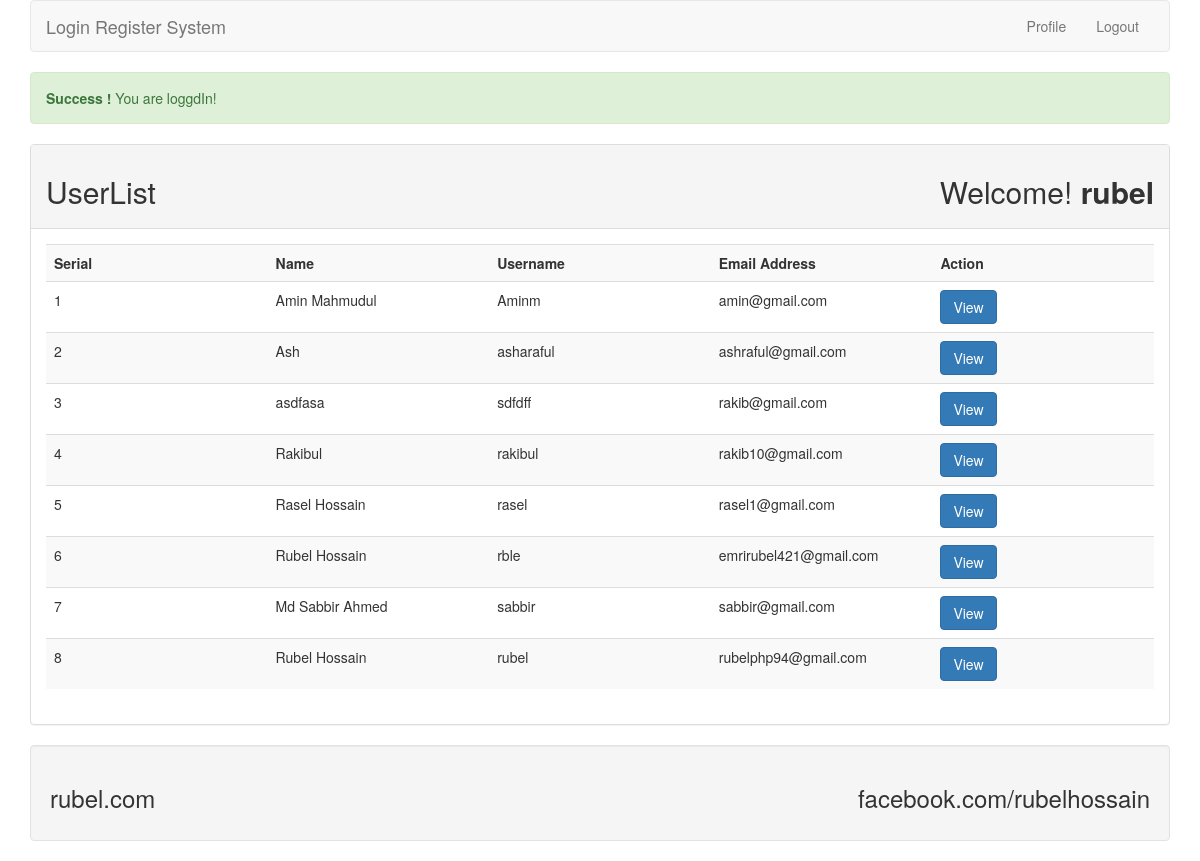
Page /index.php (signed in) on the committed database.
### tables this page shows
CREATE TABLE `tbl_user` (
  `id` int(11) NOT NULL,
  `name` varchar(230) NOT NULL,
  `username` varchar(230) NOT NULL,
  `email` varchar(230) NOT NULL,
  `password` varchar(230) NOT NULL
);

### lib/Session.php (called while the page is built, shortened)
<?php
class Session
{
	public static function get($key){
		if(isset($_SESSION[$key])){
			return $_SESSION[$key];
		}else{
			return false ;
		}
	}
}
?>

### lib/User.php (called while the page is built, shortened)
<?php
	include_once 'Session.php';
	include 'Database.php';
class User
{
	private $db ;
	function __construct()
	{
		$this->db = new Database() ;
	}
	public function getUserData(){
		$sql = "SELECT * FROM tbl_user ORDER BY id DESC ";
		$query = $this->db->pdo->prepare($sql);
		$query->execute() ;
		$result = $query->fetchAll();
		return $result ;
	}
}
?>

### lib/Database.php (called while the page is built)
<?php
class Database
{
	public $pdo ;
	function __construct()
	{
		$dsn = "mysql:dbname=db_lr;host=localhost";
		$username = "root";
		$pass = "";
		if(!isset($this->pdo)){
			try{
				$link = new PDO($dsn , $username,$pass);
				$this->pdo = $link ;
			}catch(PDOExecption $e){
				echo "Connection failed ".$e->getMessage();
			}
		}
	}
}
?>

### index.php (the view, shortened to what this page needs)
 <?php
 include "lib/User.php";
 include "inc/header.php";
?>
<?php
$loginmsg = Session::get("loginmsg") ;
	if(isset($loginmsg)){
		echo $loginmsg ;
	}
?>
		<div class="panel panel-default">
		<div class="panel-heading">
			<h2>UserList<span class="pull-right">Welcome!
			<strong>
			<?php
			$username = Session::get("username");
			if(isset($username)){
				echo $username;
			}
			?></strong>
		</span></h2>
		</div>
		<div class="panel-body">
			<table class="table table-striped">
				<th width="20%">Serial</th>
				<th width="20%">Name</th>
				<th width="20%">Username</th>
				<th width="20%">Email Address</th>
				<th width="20%">Action</th>
<?php
$user = new User();
$userdata = $user->getUserData();
if($userdata){
	$i = 0 ;
	foreach ($userdata as $data) {
		++$i ;
?>
				<tr>
					<td><?php echo $i ;?></td>
					<td><?php echo $data['name'] ;?></td>
					<td><?php echo $data['username'] ;?></td>
					<td><?php echo $data['email'];?></td>
					<td>
						<a class="btn btn-primary" href="profile.php?id=<?php echo $data['id'] ; ?>">View</a>
					</td>
				</tr>
<?php
	}
}else {
?>
	<tr>
		<td colspan="5"><h2>No User Data Found </h2></td>
	</tr>
<?php
}
?>
			</table>
		</div>
	</div>
<?php
include 'inc/footer.php';
?>

### inc/header.php (shortened to what this page needs)
<?php
$filepath = realpath(dirname(__FILE__));
include_once $filepath.'/../lib/Session.php';
?>
<!DOCTYPE html>
<html>
	<head>
  		<link rel="stylesheet" href="https://maxcdn.bootstrapcdn.com/bootstrap/3.4.1/css/bootstrap.min.css">
	</head>
	<body>
			<div class="container">
			<nav class="navbar navbar-default">
				<div class="container-fluid">
					<div class="navbar-header">
						<a class="navbar-brand" href="index.php">Login Register System</a>
					</div>
					<ul class="nav navbar-nav pull-right">
						<?php
							$id = Session::get("id");
							$userlogin = Session::get("login");
							if($userlogin == true ){
						?>
						<li><a href="profile.php?id=<?php echo $id; ?>">Profile</a></li>
						<li><a href="?action=logout">Logout</a></li>
						<?php }else{ ?>
						<li><a href="login.php">Login</a></li>
						<li><a href="register.php">Register</a></li>
						<li><a href="index.php">Home</a></li>
						<?php }?>
					</ul>
				</div>
			</nav>

### inc/footer.php
		<div class="well">
			<h3>
				rubel.com
				<span class="pull-right">facebook.com/rubelhossain</span>
			</h3>
		</div>
	</div>
	</body>
</html>

### rows in the picture
tbl_user: name "Amin Mahmudul", username "Aminm", email "amin@gmail.com"
tbl_user: name "Ash", username "asharaful", email "ashraful@gmail.com"
tbl_user: name "asdfasa", username "sdfdff", email "rakib@gmail.com"
tbl_user: name "Rakibul", username "rakibul", email "rakib10@gmail.com"
tbl_user: name "Rasel Hossain", username "rasel", email "rasel1@gmail.com"
tbl_user: name "Rubel Hossain", username "rble", email "emrirubel421@gmail.com"
tbl_user: name "Md Sabbir Ahmed", username "sabbir", email "sabbir@gmail.com"
tbl_user: name "Rubel Hossain", username "rubel", email "rubelphp94@gmail.com"

### other values in the picture
$loginmsg "Success ! You are loggdIn!"
$username "rubel"
